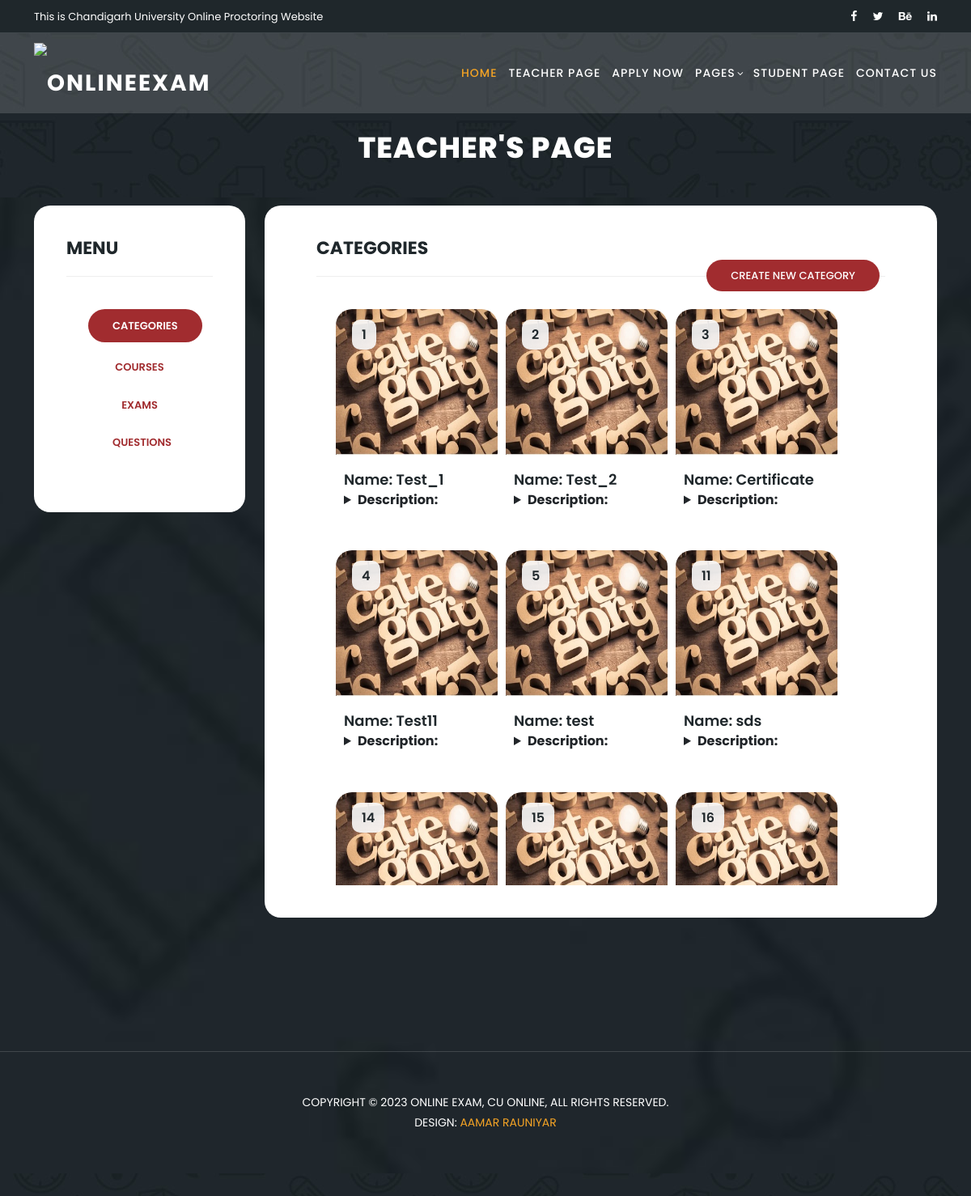
Screenshot of /teacher with the database file from the repository.
### questions/models.py (models this page shows, shortened)
class Category(models.Model):
    category_name = models.CharField(max_length=100,unique=True)
    category_description = models.CharField(max_length=100,blank=True)
    category_status = models.BooleanField(default=True)
    date_created = models.DateTimeField(auto_now_add=True,blank=True)
    class Meta:
        managed = True
        db_table = 'category'
        verbose_name_plural = "Categories"

### teacher/views.py (the view)
# urls.py: path("teacher", t_index, name="teacher"),
def t_index(request):
    if request.method == 'POST':
        return create_category(request)
    else:
        data = Category.objects.all()
        return render(request, "teacher.html", {'data': data})

### frontend/templates/teacher.html
{% extends 'navbar.html' %}
{% load static %}
{% load bootstrap4 %}
{% load i18n %}
{% block content %}
<section class="heading-page header-text" >
  <div class="container">
    <div class="row">
      <div class="col-lg-12">
        <h2>Teacher's Page</h2>
      </div>
    </div>
  </div>
</section>
    <section class="exam-us" id="exam">
        <div class="container">
          <div class="row">
            <div class="col-lg-12 align-self-center">
              <div class="row">
                <div class="col-lg-3">
                  <form id="exam" action="" method="post">
                    <div class="row">
                      <div class="col-lg-12">
                        <h2>Menu</h2>
                      </div>
                      <section class="meetings-page" id="meetings">
                        <div class="container">
                          <div class="row">
                            <div class="col-lg-12">
                              <div class="row">
                                <div class="col-lg-12">
                                  <div class="filters">
                                    <ul>
                                      <li onclick="location.href='teacher'" class="active">Categories</li>
                                      <li onclick="location.href='courses'">Courses</li>
                                      <li onclick="location.href='exams'">Exams</li>
                                      <li onclick="location.href='questions'">Questions</li>
                                    </ul>
                                  </div>
                                </div>
                            </div>
                        </div>
                    </section>
                    </div>
                  </form>
                </div>
                  {% include 'categories.html' %}
              </div>
            </div>
          </div>
        </div>
    </section>
{% endblock %}

### frontend/templates/categories.html (shortened to what this page needs)
{% load static %}
{% block content %}
<div class="col-lg-9" >
  <form id="exam" action="{% url 'create_category' %}" method="post">
    <section class="meetings-page" id="meetings">
        <div class="container" >
          <div class="row">
            <div class="col-lg-12">
              <div class="row"  >
                <div class="container" style="overflow-y: auto; height: 800px !important;">
                <div class="col-lg-12" >
                  <div class="col-lg-12">
                    <h2>Categories  <div class="col-lg-12">
                      <button type="submit" id="form-submit" class="button" onclick="location.href='#popup-box';" >
                        Create New Category
                      </button>
                    </div></h2>
                    <section class="meetings-page" id="meetings">
                      <div class="container">
                      <div class="row">
                          <div class="col-lg-12">
                          <div class="row">
                              <div class="col-lg-12">
                              <div class="row grid">
                                  {% for item in data %}
                                  <div class="col-lg-4 templatemo-item-col all soon">
                                      <div class="card-item">
                                          <div class="thumb">
                                          <div class="price">
                                              <span>{{ item.id}}</span>
                                          </div>
                                          <a href="{% url 'category_detail' category_id=item.id %}"><img src="{% static 'images/Category.jpg' %}" alt="" style="width:200px;height:180px;"></a>
                                          </div>
                                          <div class="down-content" style="padding: 20px 10px;">
                                          <a href="{% url 'category_detail' category_id=item.id %}"><h4>Name: {{ item.category_name}}</h4></a>
                                          <details>
                                              <summary ><strong>Description: </strong></summary>
                                          </details>
                                          </div>
                                      </div>
                                  </div>
                                  {% endfor %}
                              </div>
                              </div>
                          </div>
                          </div>
                      </div>
                      </div>
                  </section>
                  </div>
                </div>
              </div>
              </div>
            </div>
          </div>
        </div>
      </section>
    </form>
    </div>
{% endblock %}

### frontend/static/css/templatemo-edu-meeting.css (style rules this page uses)
html, body, div, span, applet, object, iframe, h1, h2, h3, h4, h5, h6, p, blockquote, div pre, a, abbr, acronym, address, big, cite, code, del, dfn, em, font, img, ins, kbd, q, s, samp, small, strike, strong, sub, sup, tt, var, b, u, i, center, dl, dt, dd, ol, ul, li, figure, header, nav, section, article, aside, footer, figcaption { margin: 0; padding: 0; border: 0; outline: 0; }
ul, li { padding: 0; margin: 0; list-style: none; }
header, nav, section, article, aside, footer, hgroup { display: block; }
* { box-sizing: border-box; }
html, body { font-family: 'Poppins', sans-serif; font-weight: 400; background-color: #fff; font-size: 16px; -ms-text-size-adjust: 100%; -webkit-font-smoothing: antialiased; -moz-osx-font-smoothing: grayscale; }
a { text-decoration: none !important; color: #3CF; }
h1, h2, h3, h4, h5, h6 { margin-top: 0px; margin-bottom: 0px; }
ul { margin-bottom: 0px; }
img { width: 100%; overflow: hidden; }
html, body { background: #fff; background-image: url(../images/meetings-bg.jpg); font-family: 'Poppins', sans-serif; }
.card-item { margin-bottom: 30px; }
.card-item .thumb { position: relative; }
.card-item .thumb img { border-top-right-radius: 20px; border-top-left-radius: 20px; }
.card-item .thumb .price { position: absolute; left: 20px; top: 20px; }
.card-item .thumb .price span { font-size: 16px; color: #1f272b; font-weight: 600; background-color: rgba(250,250,250,0.9); padding: 7px 12px; border-radius: 10px; }
.card-item .down-content { background-color: #fff; padding: 30px; width:200px; border-bottom-right-radius: 20px; border-bottom-left-radius: 20px; }
.card-item .down-content h4 { font-size: 18px; color: #1f272b; font-weight: 600; display: inline-block; margin-bottom: 2px; }
section.exam-us { background-image: url(../images/meetings-bg.jpg); background-position: center center; background-attachment: fixed; background-repeat: no-repeat; background-size: cover; padding: 10px 0px 0px 0px; }
section.exam-us #exam { background-color: #fff; border-radius: 20px; padding: 40px; margin-top: 0px; margin-bottom: 15px; }
section.exam-us #exam h2 { text-transform: uppercase; color: #1f272b; border-bottom: 1px solid #eee; margin-bottom: 40px; padding-bottom: 20px; font-size: 22px; font-weight: 700; }
section.exam-us #exam button { font-size: 13px; color: #fff; background-color: #a12c2f; padding: 12px 30px; display: inline-block; border-radius: 22px; font-weight: 500; text-transform: uppercase; transition: all .3s; border: none; margin-right: 1%; outline: none; float: right; }
section.heading-page { background-position: center center; background-repeat: no-repeat; background-size: cover; padding-top: 100px; padding-bottom: 20px; text-align: center; }
section.heading-page h2 { margin-top: 20px; margin-bottom: 20px; font-size: 36px; text-transform: uppercase; font-weight: 800; color: #fff; letter-spacing: 1px; }
section.meetings-page { background-position: center center; background-attachment: fixed; background-repeat: no-repeat; background-size: cover; padding-bottom: 0px; }
section.meetings-page .filters { text-align: center; margin-bottom: 20px; }
section.meetings-page .filters li { font-size: 13px; color: #a12c2f; background-color: #fff; padding: 11px 30px; display: inline-block; border-radius: 22px; font-weight: 600; text-transform: uppercase; transition: all .3s; cursor: pointer; margin: 0px 3px 5px; }
section.meetings-page .filters ul li.active, section.meetings-page .filters ul li:hover { background-color: #a12c2f; color: #fff; margin-bottom: 10px; }
.templatemo-item-col { width: 31%; }

### rows the page displays
Category: id "1", category_name "Test_1"
Category: id "2", category_name "Test_2"
Category: id "3", category_name "Certificate"
Category: id "4", category_name "Test11"
Category: id "5", category_name "test"
Category: id "11", category_name "sds"
Category: id "14"
Category: id "15"
Category: id "16"
